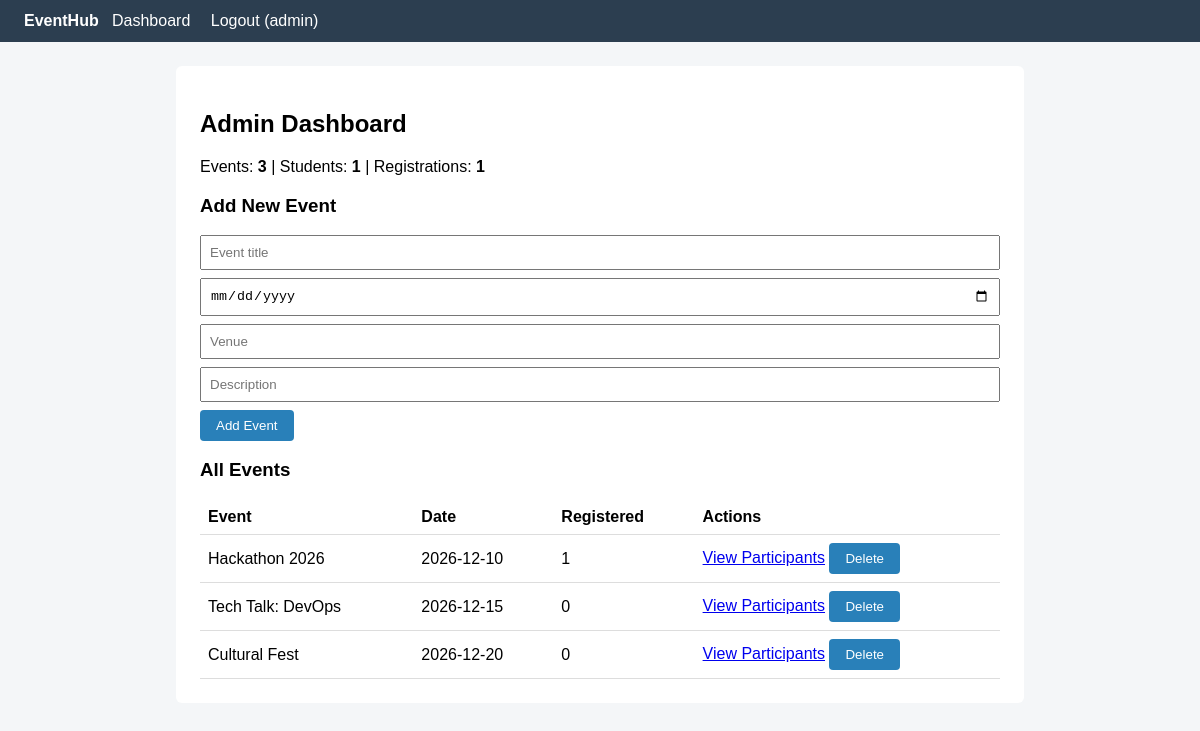
The page /admin (signed in) on the database its author committed.
### tables this page shows
CREATE TABLE events(
        id INTEGER PRIMARY KEY AUTOINCREMENT,
        title TEXT NOT NULL,
        date TEXT NOT NULL,
        venue TEXT NOT NULL,
        description TEXT);

### app.py (the view)
@app.route("/admin")
@login_required
@admin_required
def admin():
    db = get_db()
    rows = db.execute("""
        SELECT e.*, (SELECT COUNT(*) FROM registrations r WHERE r.event_id=e.id) AS total
        FROM events e ORDER BY e.date""").fetchall()
    stats = {
        "events": db.execute("SELECT COUNT(*) FROM events").fetchone()[0],
        "students": db.execute("SELECT COUNT(*) FROM users WHERE role='student'").fetchone()[0],
        "regs": db.execute("SELECT COUNT(*) FROM registrations").fetchone()[0],
    }
    return render_template("admin.html", events=rows, stats=stats)

### app.py (called while the page is built)
def get_db():
    if "db" not in g:
        g.db = sqlite3.connect(DB)
        g.db.row_factory = sqlite3.Row
    return g.db

def login_required(f):
    @wraps(f)
    def wrapper(*a, **kw):
        if "user_id" not in session:
            return redirect(url_for("login"))
        return f(*a, **kw)
    return wrapper

def admin_required(f):
    @wraps(f)
    def wrapper(*a, **kw):
        if session.get("role") != "admin":
            flash("Admin access only")
            return redirect(url_for("login"))
        return f(*a, **kw)
    return wrapper

### templates/admin.html
{% extends "base.html" %}
{% block content %}
<h2 id="admin-heading">Admin Dashboard</h2>
<p>Events: <strong>{{ stats.events }}</strong> |
   Students: <strong>{{ stats.students }}</strong> |
   Registrations: <strong>{{ stats.regs }}</strong></p>
<h3>Add New Event</h3>
<form method="post" action="{{ url_for('add_event') }}">
  <input type="text" name="title" placeholder="Event title" required>
  <input type="date" name="date" required>
  <input type="text" name="venue" placeholder="Venue" required>
  <input type="text" name="description" placeholder="Description">
  <button type="submit" id="addEventBtn">Add Event</button>
</form>
<h3>All Events</h3>
<table>
  <tr><th>Event</th><th>Date</th><th>Registered</th><th>Actions</th></tr>
  {% for e in events %}
  <tr>
    <td>{{ e.title }}</td>
    <td>{{ e.date }}</td>
    <td>{{ e.total }}</td>
    <td>
      <a href="{{ url_for('participants', event_id=e.id) }}" id="view-{{ e.id }}">View Participants</a>
      <form method="post" action="{{ url_for('delete_event', event_id=e.id) }}" style="display:inline">
        <button type="submit">Delete</button>
      </form>
    </td>
  </tr>
  {% endfor %}
</table>
{% endblock %}

### templates/base.html (style rules this page uses)
body { font-family: Arial, sans-serif; margin: 0; background: #f4f6f8; }
input { display: block; margin: 8px 0; padding: 8px; width: 100%; box-sizing: border-box; }
button { background: #2980b9; color: white; border: 0; padding: 8px 16px; cursor: pointer; border-radius: 4px; }
table { width: 100%; border-collapse: collapse; }
th, td { border-bottom: 1px solid #ddd; padding: 8px; text-align: left; }

### rows shown on the page
events: title "Hackathon 2026", date "2026-12-10", total "1"
events: title "Tech Talk: DevOps", date "2026-12-15", total "0"
events: title "Cultural Fest", date "2026-12-20", total "0"

### other values the page prints
{{ session.username }} "admin"
{{ stats.events }} "3"
{{ stats.students }} "1"
{{ stats.regs }} "1"
